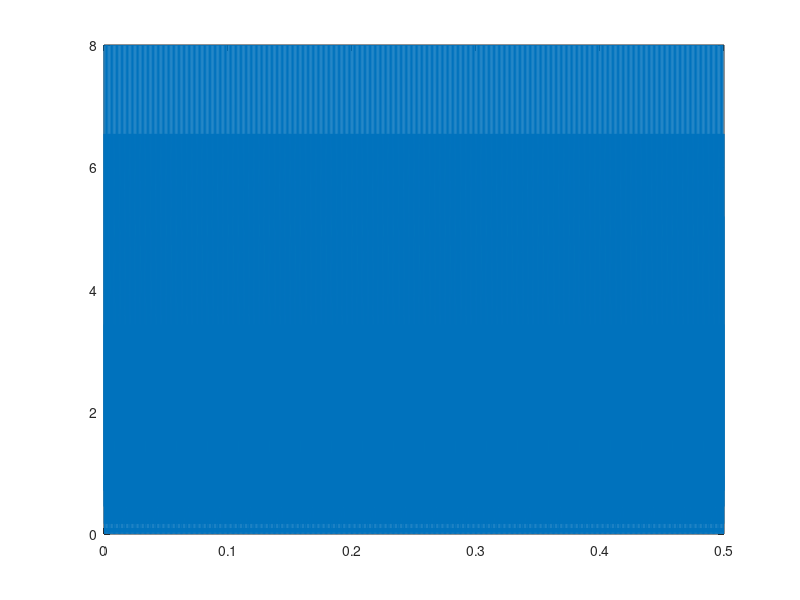
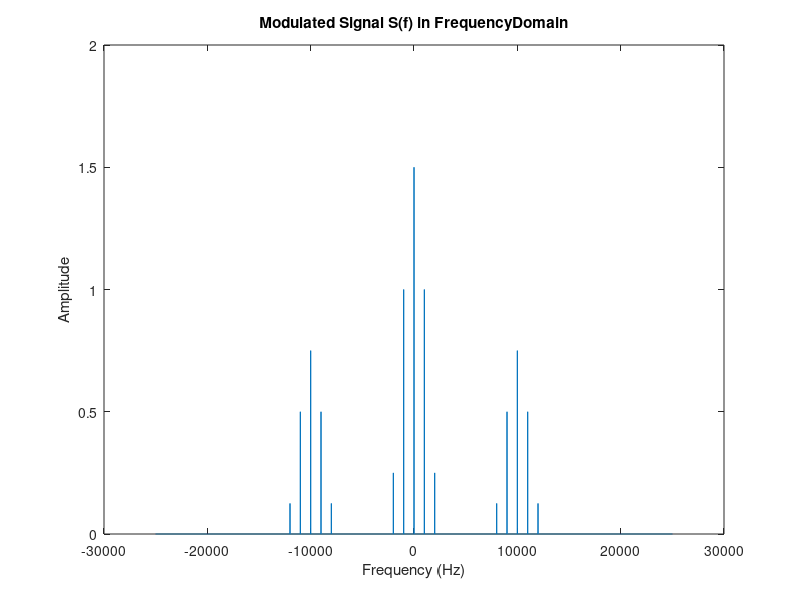
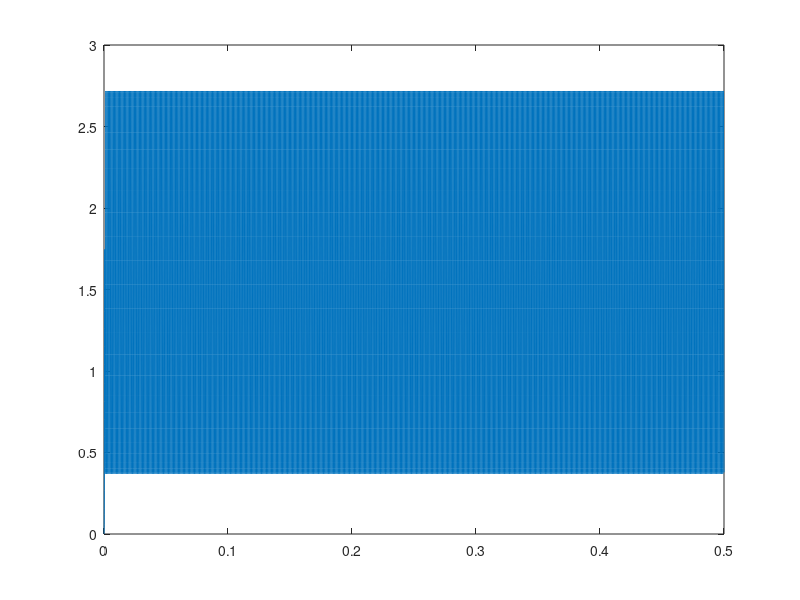
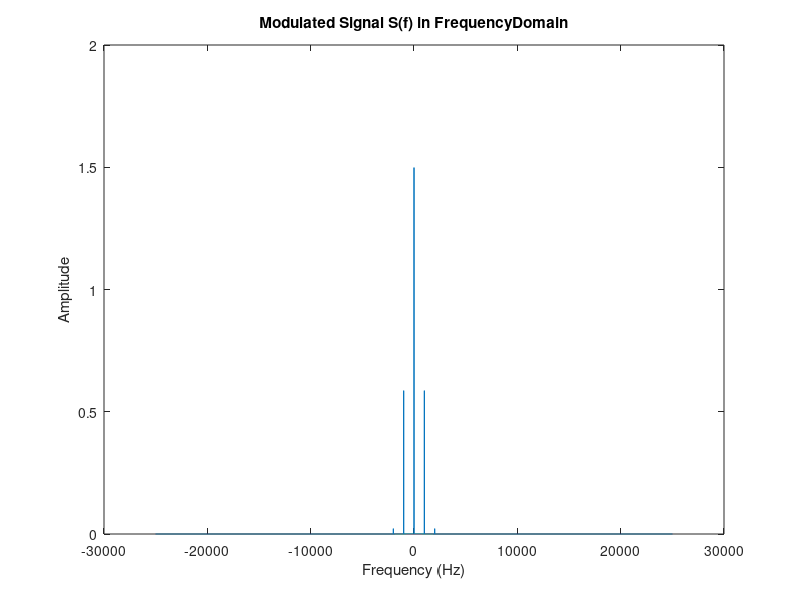

The MATLAB source for these figures, in order:
% -------------------------------------------------------------------------
% E/18/075 ===== Dhanushka H K K
% EE357 - COMMUNICATION SYSTEMS
% AM Matlab Excercise 
% AM DEMODULATION

%--------------------------------------------------------------------------
clear all
clc

%--------------------------------------------------------------------------
% Sampling Rate (fs in Hz) & Time Interval(dt in s)
fs = 50000;
dt = 1/fs;
%Setting the Time Span
t = 0:dt:(0.5-dt);

%------------------------------------------------------------------------
% CASE (i)
figure(1)
Ac = 1;
ka = 1;
fm = 1000; %in Hz
fc = 5000; %in Hz

mt = cos(2*pi*fm*t);
st = Ac*(1+ka*cos(2*pi*fm*t)).*cos(2*pi*fc*t); % s(t) = Ac.[1+ka.m(t)]cos(2.pi.fc.t) in Time Domain

% Through Squarer__
at = 2*(st.^2);
plot(t,at);

figure(2)
N = length(at); % Length of the signal                 
f = fs/2*linspace(-1,1,0.5*fs);
Af = abs(fftshift(fft(at))); % using Fast Fourier Transform
plot(f,Af/N);
title('Modulated Signal S(f) in FrequencyDomain');
xlabel('Frequency (Hz)');
ylabel('Amplitude');

% LPF
figure(3)
order = 50; % filter order
f_cutoff = 1000;
LPfilt = fir1(order, 2*f_cutoff/fs);
hout = filter(LPfilt,1,at); % with unity denominator 
plot(t,hout);

figure(4)
N = length(hout); % Length of the signal                 
f = fs/2*linspace(-1,1,0.5*fs); % span of frequencies in hertz
Yf = abs(fftshift(fft(hout))); % using Fast Fourier Transform
plot(f,Yf/N);
title('Modulated Signal S(f) in FrequencyDomain');
xlabel('Frequency (Hz)');
ylabel('Amplitude');

figure(5)
xt = sqrt(hout)-1;
plot(t,xt);

figure(6)
N = length(xt); % Length of the signal                 
f = fs/2*linspace(-1,1,0.5*fs); % span of frequencies in hertz
Xf = abs(fftshift(fft(xt))); % using Fast Fourier Transform
plot(f,Xf/N);







